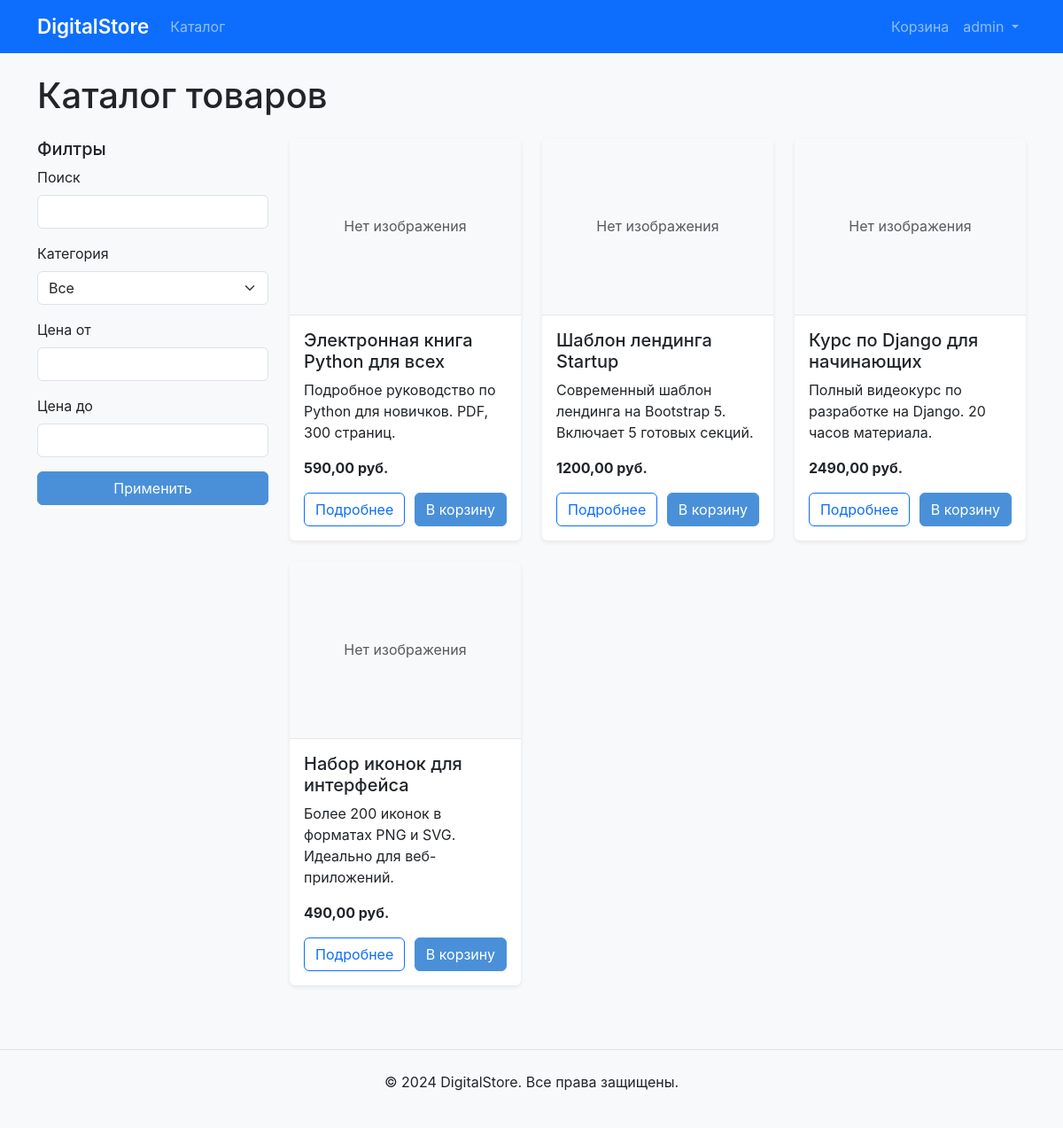
/catalog/ (signed in), run on the app's committed database.
### products/models.py (models this page shows, shortened)
class Product(models.Model):
    title = models.CharField(max_length=200)
    slug = models.SlugField(unique=True)
    description = models.TextField()
    price = models.DecimalField(max_digits=10, decimal_places=2)
    category = models.ForeignKey(Category, on_delete=models.CASCADE, related_name='products')
    preview_image = models.ImageField(upload_to='products/previews/', blank=True, null=True)
    digital_file = models.FileField(upload_to='products/files/', blank=True, null=True)
    created_at = models.DateTimeField(auto_now_add=True)
    updated_at = models.DateTimeField(auto_now=True)
    is_active = models.BooleanField(default=True)
    class Meta:
        ordering = ['-created_at']

### products/views.py (the view)
# urls.py: path('catalog/', views.CatalogView.as_view(), name='catalog'),
class CatalogView(ListView):
    model = Product
    template_name = 'products/catalog.html'
    context_object_name = 'products'
    paginate_by = 12
    def get_queryset(self):
        queryset = Product.objects.filter(is_active=True)
        category_slug = self.request.GET.get('category')
        q = self.request.GET.get('q')
        min_price = self.request.GET.get('min_price')
        max_price = self.request.GET.get('max_price')
        if category_slug:
            queryset = queryset.filter(category__slug=category_slug)
        if q:
            queryset = queryset.filter(Q(title__icontains=q) | Q(description__icontains=q))
        if min_price:
            queryset = queryset.filter(price__gte=min_price)
        if max_price:
            queryset = queryset.filter(price__lte=max_price)
        return queryset
    def get_context_data(self, **kwargs):
        context = super().get_context_data(**kwargs)
        context['categories'] = Category.objects.all()
        context['current_category'] = self.request.GET.get('category', '')
        context['q'] = self.request.GET.get('q', '')
        context['min_price'] = self.request.GET.get('min_price', '')
        context['max_price'] = self.request.GET.get('max_price', '')
        return context

### cart/cart.py (called while the page is built)
    def __len__(self):
        return sum(item['quantity'] for item in self.cart.values())

### cart/context_processors.py (called while the page is built)
def cart_processor(request):
    cart = Cart(request)
    return {'cart': cart, 'cart_count': len(cart)}

### templates/products/catalog.html (shortened to what this page needs)
{% extends 'base.html' %}
{% block content %}
<h1 class="mb-4">Каталог товаров</h1>
<div class="row">
    <div class="col-md-3 mb-4">
        <h5>Филтры</h5>
        <form method="get">
            <div class="mb-3">
                <label class="form-label">Поиск</label>
                <input type="text" name="q" class="form-control" value="{{ q }}">
            </div>
            <div class="mb-3">
                <label class="form-label">Категория</label>
                <select name="category" class="form-select">
                    <option value="">Все</option>
                </select>
            </div>
            <div class="mb-3">
                <label class="form-label">Цена от</label>
                <input type="number" step="0.01" name="min_price" class="form-control" value="{{ min_price }}">
            </div>
            <div class="mb-3">
                <label class="form-label">Цена до</label>
                <input type="number" step="0.01" name="max_price" class="form-control" value="{{ max_price }}">
            </div>
            <button type="submit" class="btn btn-primary w-100">Применить</button>
        </form>
    </div>
    <div class="col-md-9">
        <div class="row">
            {% for product in products %}
                <div class="col-md-4 mb-4">
                    <div class="card h-100">
                        {% if product.preview_image %}
                        <img src="{{ product.preview_image.url }}" class="card-img-top" alt="{{ product.title }}" style="height: 200px; object-fit: cover;">
                    {% else %}
                        <div class="card-img-top bg-light d-flex align-items-center justify-content-center" style="height: 200px;">
                            <span class="text-muted">Нет изображения</span>
                        </div>
                    {% endif %}
                        <div class="card-body d-flex flex-column">
                            <h5 class="card-title">{{ product.title }}</h5>
                            <p class="card-text flex-grow-1">{{ product.description|truncatewords:15 }}</p>
                            <p class="card-text"><strong>{{ product.price }} руб.</strong></p>
                            <div class="d-flex justify-content-between">
                                <a href="{% url 'product_detail' product.slug %}" class="btn btn-outline-primary">Подробнее</a>
                                <button onclick="addToCart({{ product.id }})" class="btn btn-primary">В корзину</button>
                            </div>
                        </div>
                    </div>
                </div>
            {% empty %}
                <p>Товары не найдены.</p>
            {% endfor %}
        </div>
    </div>
</div>
{% endblock %}

### templates/base.html (shortened to what this page needs)
<!DOCTYPE html>
<html lang="ru">
<head>
    <link href="https://cdn.jsdelivr.net/npm/bootstrap@5.3.0/dist/css/bootstrap.min.css" rel="stylesheet">
    <link rel="stylesheet" href="/static/css/style.css">
</head>
<body>
    <nav class="navbar navbar-expand-lg navbar-dark bg-primary">
        <div class="container">
            <a class="navbar-brand" href="{% url 'home' %}">DigitalStore</a>
            <div class="collapse navbar-collapse" id="mainNav">
                <ul class="navbar-nav me-auto">
                    <li class="nav-item"><a class="nav-link" href="{% url 'catalog' %}">Каталог</a></li>
                </ul>
                <ul class="navbar-nav">
                    <li class="nav-item">
                        <a class="nav-link" href="{% url 'cart_detail' %}">
                            Корзина{% if cart_count %} ({{ cart_count }}){% endif %}
                        </a>
                    </li>
                    {% if user.is_authenticated %}
                        <li class="nav-item dropdown">
                            <a class="nav-link dropdown-toggle" href="#" data-bs-toggle="dropdown">
                                {{ user.username }}
                            </a>
                        </li>
                    {% else %}
                        <li class="nav-item"><a class="nav-link" href="{% url 'login' %}">Вход</a></li>
                        <li class="nav-item"><a class="nav-link" href="{% url 'register' %}">Регистрация</a></li>
                    {% endif %}
                </ul>
            </div>
        </div>
    </nav>
    <div class="container mt-4">
        {% block content %}{% endblock %}
    </div>
    <footer class="bg-light mt-5 py-4">
        <div class="container text-center">
            <p>&copy; 2024 DigitalStore. Все права защищены.</p>
        </div>
    </footer>
</body>
</html>

### static/css/style.css (style rules this page uses)
body { background-color: #f8f9fa; font-family: -apple-system, BlinkMacSystemFont, "Segoe UI", Roboto, "Helvetica Neue", Arial, sans-serif; }
.navbar-brand { font-weight: 600; font-size: 1.4rem; }
.card { transition: transform 0.2s, box-shadow 0.2s; border: none; box-shadow: 0 2px 5px rgba(0,0,0,0.08); }
.card-img-top { border-bottom: 1px solid rgba(0,0,0,0.08); }
.btn-primary { background-color: #4A90D9; border-color: #4A90D9; }
footer { border-top: 1px solid #dee2e6; }

### data on the page
Product: preview_image "Нет изображения", title "Электронная книга Python для всех", description "Подробное руководство по Python для новичков. PDF, 300 страниц.", price "590,00"
Product: preview_image "Нет изображения", title "Шаблон лендинга Startup", description "Современный шаблон лендинга на Bootstrap 5. Включает 5 готовых секций.", price "1200,00"
Product: preview_image "Нет изображения", title "Курс по Django для начинающих", description "Полный видеокурс по разработке на Django. 20 часов материала.", price "2490,00"
Product: preview_image "Нет изображения", title "Набор иконок для интерфейса", description "Более 200 иконок в форматах PNG и SVG. Идеально для веб-приложений.", price "490,00"

### other printed values
{{ user.username }} "admin"
